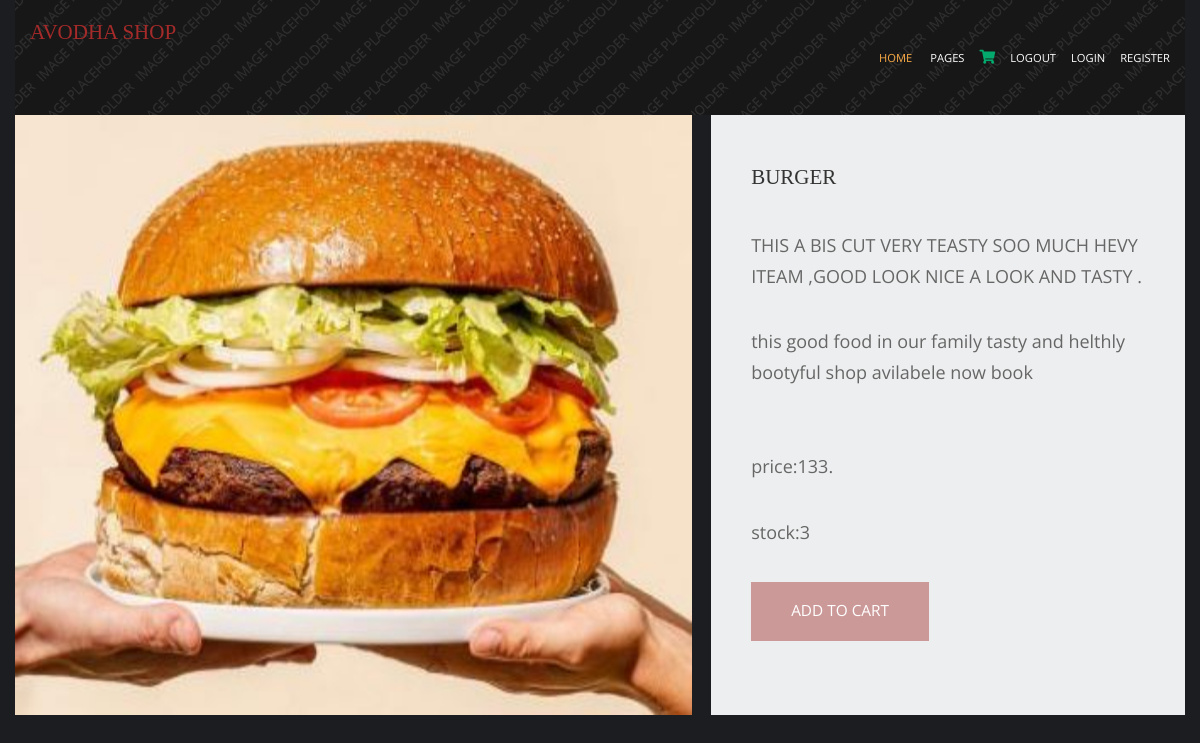
The app's page /food/burger with its own data.
### shop/models.py (models this page shows, shortened)
class product(models.Model):
    name=models.CharField(max_length=100,unique=True)
    slug=models.SlugField(max_length=100,unique=True)
    img=models.ImageField(upload_to='sss')
    price=models.IntegerField()
    avilable=models.BooleanField()
    stock=models.IntegerField()
    disc=models.TextField()
    catagory=models.ForeignKey(catg,on_delete=models.CASCADE)

### shop/views.py (the view)
# urls.py: path('<slug:cr_slug>/<slug:product_slug>',views.prodectdetails,name='details'),
def prodectdetails(requst,cr_slug,product_slug):
    prodot=product.objects.get(catagory__slug=cr_slug,slug=product_slug)
    return render(requst,'iteam.html',{'pr':prodot})

### cart/context_prosser.py (called while the page is built)
def count(requset):
    iteam_count=0
    if 'admin' in requset.path:
        return{}
    else:
        try:
            ct=cartlist.objects.filter(cart_id=c_id(requset))
            cti=items.objects.all().filter(cart=ct[:1])
            for i in cti:
                iteam_count+=i.quntity
        except cartlist.DoesNotExist:
            iteam_count=0
        return dict(itc=iteam_count)

### cart/views.py (called while the page is built)
def c_id(requset):
    ct_id=requset.session.session_key
    if not ct_id:
        ct_id=requset.session.create()
    return ct_id

### template/iteam.html (shortened to what this page needs)
{% extends 'base.html' %}
{% load static %}
{% block content %}
    <link href="{% static 'p/fontawesome/css/all.min.css' %} " rel="stylesheet" />
    <link href="{% static 'p/css/templatemo-comparto.css' %}" rel="stylesheet" />
 </head>
<body>
        <section class="tm-mb-1" id="about">
            <div class="tm-row tm-about-row">
                <div class="tm-section-1-l">
                    <img src={{pr.img.url}} alt="" style="height: 600px;">
                </div>
                <article class="tm-section-1-r tm-bg-color-8">
                    <h2 class="tm-mb-2 tm-title-color">{{pr.name}}</h2>
                    <p>THIS A BIS CUT VERY TEASTY SOO MUCH HEVY ITEAM ,GOOD LOOK  NICE A LOOK AND TASTY .</p>
                    <p>{{pr.disc}}</p><br>
                    <p>price:{{pr.price}}.</p>
                    <p>stock:{{pr.stock}}</p>
{% if pr.stock <= 0 %}
<h1 style="color: red">sorry no stock avaialble</h1>
                    {% else %}
                    <a href="{% url 'addcart' pr.id %}" class="tm-btn tm-btn-1 tm-link-to-services">ADD TO CART</a>
                </article>
            </div>
            {% endif %}
</body>
</html>
{% endblock %}

### static/h/layout/styles/layout.css (style rules this page uses)
*, *::before, *::after { transition:all .3s ease-in-out; }
body { color:#A5A6AA; background-color:#1C1D21; }
a { color:#FBAB45; }

### static/p/css/templatemo-comparto.css (style rules this page uses)
*, *::before, *::after { box-sizing: border-box; outline: none; }
ul, h1, h2, h3, h4, p, figure { padding: 0; margin: 0; }
body { font-family: 'Open Sans', Arial, sans-serif; font-size: 18px; overflow-x: hidden; padding-left: 15px; padding-right: 15px; margin: 0; }
h2 { font-size: 1.5rem; }
a { transition: all 0.3s ease; text-decoration: none; }
p { color: #666; line-height: 1.7; margin-bottom: 35px; }
h1, h2, h3, h4, h5, h6 { color: #333; }
.tm-mb-1 { margin-bottom: 20px; }
.tm-mb-2 { margin-bottom: 40px; }
.tm-bg-color-8 { background-color: #EDEEEF; }
.tm-section-1-l { width: 57.85%; margin-right: 1.65%; }
.tm-section-1-r { padding: 50px 40px; width: 40.5%; }
.tm-row { display: flex; }
.tm-btn { display: inline-block; padding: 15px 40px; font-size: 1.1rem; border: none; background-color: #CC9999; color: white; }
a { color: #666; }

### static/h/layout/styles/framework.css (style rules this page uses)
html { overflow-y:scroll; overflow-x:hidden; }
html, body { margin:0; padding:0; font-size:14px; line-height:1.6em; }
*, *::before, *::after { box-sizing:border-box; }
a { outline:none; text-decoration:none; }
img { width:auto; max-width:100%; height:auto; margin:0; padding:0; border:none; line-height:normal; vertical-align:middle; }
body, input, textarea, select { font-family:Verdana, Geneva, sans-serif; }
h1, h2, h3, h4, h5, h6, .heading { font-family:Georgia, "Times New Roman", Times, serif; }
::placeholder { opacity:1; }
h1, h2, h3, h4, h5, h6, .heading { margin:0 0 20px 0; font-size:1.4rem; line-height:normal; font-weight:normal; text-transform:uppercase; }
address, article, aside, figcaption, figure, footer, header, main, nav, section { display:block; margin:0; padding:0; }

### records on screen
product: img (picture), name "BURGER", disc "this good food in our family tasty and helthly bootyful shop avilabele now book", price "133", stock "3"
